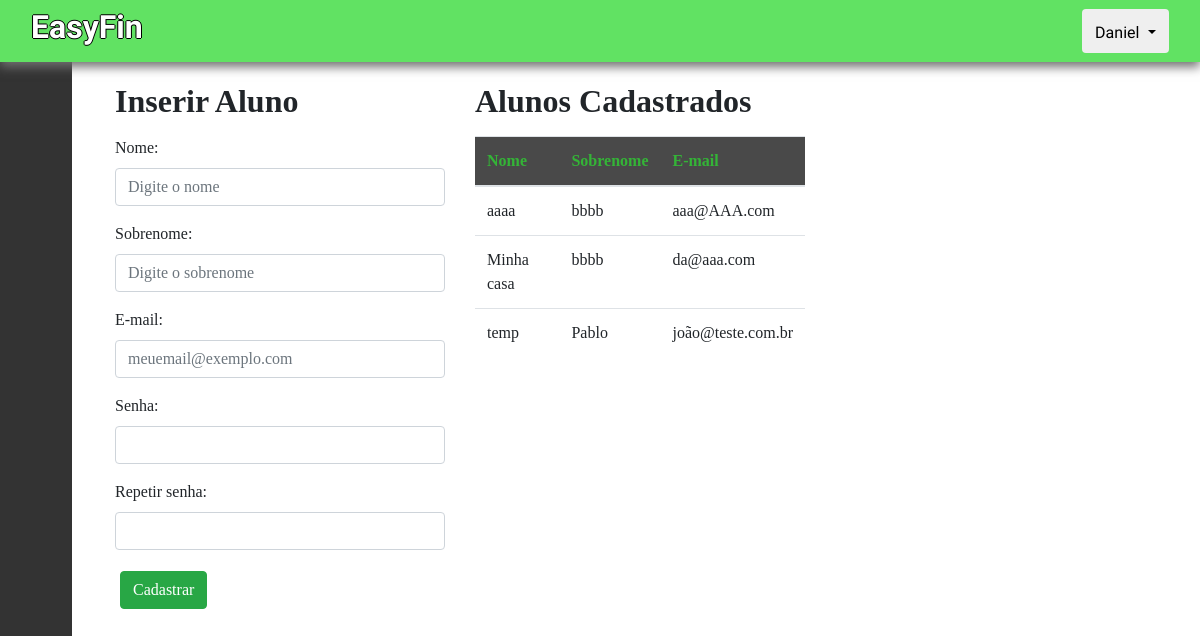
Page /alunos (signed in) on the committed database.
### app/models/tables.py (models this page shows, shortened)
class Professor(db.Model):
    __tablename__ = "professores"
    id = db.Column(db.Integer, primary_key=True)
    email = db.Column(db.String, unique=True)
    nome = db.Column(db.String)
    sobrenome = db.Column(db.String)
    password = db.Column(db.String)
    disciplina = db.Column(db.String)
    @property
    def is_authenticated(self):
        return True

class Aluno(db.Model):
    __tablename__ = "alunos"
    id = db.Column(db.Integer, primary_key=True)
    email = db.Column(db.String, unique=True)
    nome = db.Column(db.String)
    sobrenome = db.Column(db.String)
    password = db.Column(db.String)

### app/controllers/default.py (the view, shortened to what this page needs)
@app.route("/alunos", methods=["POST", "GET"])
def alunos():
    form = addAluno()
    alunos = Aluno.query.all()
    return render_template('alunos.html', alunos=alunos, form=form)

### app/models/forms.py
class addAluno(FlaskForm):
    nome = StringField("nome", validators=[DataRequired()])
    sobrenome = StringField("nome", validators=[DataRequired()])
    email = StringField("email", validators=[DataRequired(), Email(message="E-mail inválido.")])
    password = PasswordField("password", validators=[DataRequired(), EqualTo('confirm', message='As senhas não coincidem!')])
    confirm = PasswordField('Repeat Password', validators=[DataRequired()])

### app/models/tables.py (called while the page is built)
@login_manager.user_loader
def load_user(id):
    return Professor.query.filter_by(id=id).first()

### app/templates/alunos.html (shortened to what this page needs)
{% extends 'logged-base.html' %}
{% block contect %}
<div class="row">
    <div class="col-lg-4">
        <h2 class="subTitulo">Inserir Aluno</h2>
        <form action="" method="POST">
            <div class="form-group">
                <label>Nome:</label>
                {{ form.nome(class="form-control stringInput", placeholder="Digite o nome", id="nome") }}
            </div>
            <div class="form-group">
                <label>Sobrenome:</label>
                {{ form.sobrenome(class="form-control stringInput", placeholder="Digite o sobrenome", id="sobrenome") }}
            </div>
            <div class="form-group">
                <label>E-mail:</label>
                {{ form.email(class="form-control stringInput", placeholder="meuemail@exemplo.com", id="email") }}
            </div>
            <div class="form-group">
                <label>Senha:</label>
                {{ form.password(class="form-control stringInput", id="password") }}
            </div>
            <div class="form-group">
                <label>Repetir senha:</label>
                {{ form.confirm(class="form-control stringInput", id="password") }}
            </div>
            <button type="submit" class="btn btn-success tn-default btnMargins" id="submit" >Cadastrar</button>
        </form>
    </div>
    <div class="col-lg-4">
        <h2 class="subTitulo coluna2">Alunos Cadastrados</h2>
        <div class="table-responsive">
            <table class="table" id="rowTable">
                <thead>
                    <tr>
                        <th scope="col">Nome</th>
                        <th scope="col">Sobrenome</th>
                        <th scope="col">E-mail</th>
                    </tr>
                </thead>
                <tbody>
                    {% for aluno in alunos %}
                    <tr>
                        <td>{{ aluno.nome }}</td>
                        <td>{{ aluno.sobrenome }}</td>
                        <td>{{ aluno.email }}</td>
                    </tr>
                    {% endfor %}
                </tbody>
            </table>
        </div>
    </div>
</div>
</div>
{% endblock %}

### app/templates/logged-base.html (shortened to what this page needs)
<!DOCTYPE html><html lang="pt-br">
<head>
    <link rel=stylesheet type=text/css href="{{ url_for('static', filename='css/homebase.css') }}">
    <link rel=stylesheet type=text/css href="{{ url_for('static', filename='css/bootstrap.min.css') }}">
    </head>
{% if current_user.is_authenticated %}
<link rel=stylesheet type=text/css href="{{ url_for('static', filename='css/sidebar.css') }}">
<link rel="stylesheet" href="https://cdn.materialdesignicons.com/4.9.95/css/materialdesignicons.min.css"/>
<body class="corpo">
    <nav class="navbar navPrincipal">
        <div class="container-fluid">
          <h2 class="tituloPrincipal">EasyFin</h2>
          <div class="btn-group">
              <button type="button" class="btn btn-default dropdown-toggle" data-bs-toggle="dropdown" aria-expanded="false" data-toggle="dropdown">
                  <span class="glyphicon glyphicon-user userFont">{{ current_user.nome }}</span>
              </button>
          </div>
      </div>
    </nav>
        <aside class="sidebar">
			<nav>
				<ul class="sidebar__nav">
					<li>
						<a href="{{ url_for('dashboard') }}" class="sidebar__nav__link">
						</a>
					</li>
					<li>
						<a href="{{ url_for('professores') }}" class="sidebar__nav__link">
						</a>
					</li>
					<li>
						<a href="{{ url_for('alunos') }}" class="sidebar__nav__link">
						</a>
					</li>
					<li>
						<a href="{{ url_for('noticias') }}" class="sidebar__nav__link">
						</a>
					</li>
					<li>
						<a href="{{ url_for('questoes') }}" class="sidebar__nav__link">
						</a>
					</li>
				</ul>
			</nav>
		</aside>
			<main class="main">
				<div id="page-content-wrapper">
					<div class="container-fluid">
						{% block contect %}
						{% endblock %}
					</div>
		</main>
</body>
{% endif %}

### app/static/css/homebase.css (style rules this page uses)
:root { --sidebar-width: 4.5em; }
.tituloPrincipal { font-family: 'Kanit', 'sans-serif'; font-weight:700; color: white; text-shadow: -1px 0 black, 0 1px black, 1px 0 black, 0 -1px black; }
.subTitulo { margin-bottom: 15px; font-weight: bold; }
.navPrincipal { background-color: #61e263; font-size: 35px; padding: 5px; box-shadow: 0px 5px 10px 0px #707070; z-index:999; }
.main { font-family: 'Noto Sans JP', 'sans-serif'; margin: 20px; }
.userFont { font-family: 'Kanit', 'sans-serif'; }
.btnMargins { margin: 5px; }
thead { background-color: rgb(73, 73, 73); color: #34b437; }
a:link { text-decoration: none !important; }
@media (min-width: 572px) { .main { margin-left: 100px; } }

### app/static/css/sidebar.css (style rules this page uses)
.sidebar { background-color: #333; position: fixed; transition: width 0.2s ease; z-index:100; }
#page-content-wrapper { margin: 15px auto; position: relative; }
.sidebar nav { height: 100%; }
.sidebar .sidebar__nav { display: flex; height: 100%; list-style: none; margin: 0; padding: 0; }
.sidebar .sidebar__nav .sidebar__nav__link { align-items: center; color: #bbb; display: flex; padding-left: 20px; text-decoration: none; transition: color 0.2s ease, background-color 0.2s ease; font-family: 'Kanit', 'sans-serif'; }
@media (min-width: 572px) { .sidebar { margin-top: -62px; height: 100vh; left: 0; width: var(--sidebar-width); } }
@media (min-width: 572px) { .sidebar .sidebar__nav { flex-direction: column; } }
@media (min-width: 572px) { .sidebar .sidebar__nav li:first-child { margin-top: 60px; } }
@media (min-width: 572px) { .sidebar .sidebar__nav .sidebar__nav__link { padding: 1em; } }

### rows in the picture
Professor: nome "Daniel"
Aluno: nome "aaaa", sobrenome "bbbb", email "aaa@AAA.com"
Aluno: nome "Minha casa", sobrenome "bbbb", email "da@aaa.com"
Aluno: nome "temp", sobrenome "Pablo", email "joão@teste.com.br"
